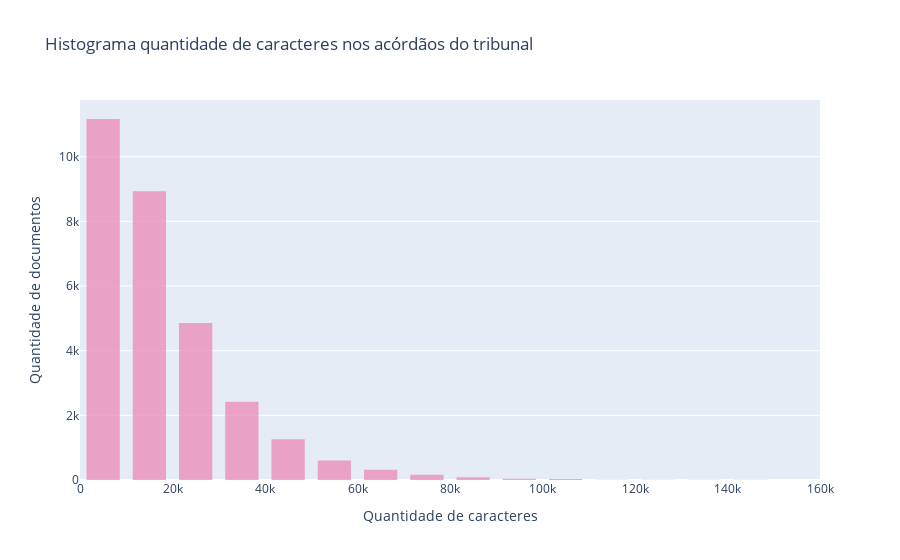

Notebook cell for this chart:
### Code cell
import plotly.graph_objects as go

fig = go.Figure( )

fig.add_trace(go.Histogram(
    x=df["NUM_CARACTERES"],
    name="TRT 3ª Região",
    marker_color='#EB89B5',
    nbinsx=25 ))

# Overlay both histograms
fig.update_layout(
    title='Histograma quantidade de caracteres nos acórdãos do tribunal',
    xaxis_title_text='Quantidade de caracteres',
    yaxis_title_text='Quantidade de documentos',
    bargap=0.2,
    bargroupgap=0.1
    )
# Reduce opacity to see both histograms
fig.update_traces(opacity=0.75)
fig.show()

### Figure 1 — Plotly figure (JSON) as saved in the notebook; plotly's stock layout.template omitted (floating-point values rounded to 4 significant figures; data arrays with more than 128 entries replaced by an {"elided": "..."} marker saying what was removed)
{"data": [{"marker": {"color": "#EB89B5"}, "name": "TRT 3ª Região", "nbinsx": 25, "opacity": 0.75, "type": "histogram", "x": {"elided": "29893 int values"}}], "layout": {"bargap": 0.2, "bargroupgap": 0.1, "title": {"text": "Histograma quantidade de caracteres nos acórdãos do tribunal"}, "xaxis": {"title": {"text": "Quantidade de caracteres"}}, "yaxis": {"title": {"text": "Quantidade de documentos"}}}}
